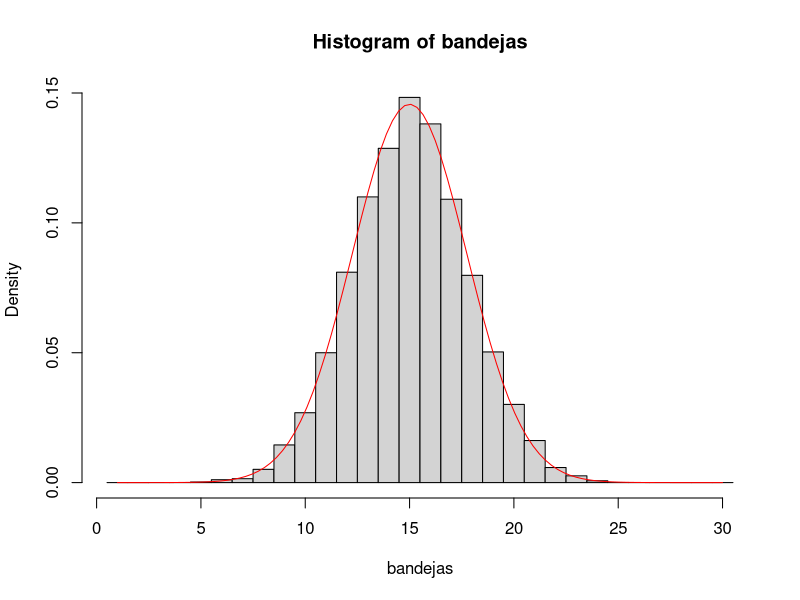

The R source for this figure:
## ---- chunk 1
bolitas <- 10000 # catidad de bolitas
n <- 30          # numero de niveles
p <- .5          # probabilidad de decision
bandejas <- replicate(bolitas, # el numero de bolitas o trayectorias
                      sum( sample(c(0,1), n, prob=c(0.5, 0.5), replace = TRUE) )) # suma sobre cada trayectoria
## ---- chunk 2
hist(bandejas,               # distribucion del resultado de las bandejas
     prob = TRUE, 			     # graficamos proporciones de las frecuencias
     breaks = c(0:n+1)-0.5)  # resto 0.5 para centrar las clases en cada bandeja
x <- seq(1,30, length.out = 100)				        # generamos 100 puntos en el rango
y <- dnorm(x, mean = n*p, sd = sqrt(n*p*(1-p))) # Funcion de dencidad de la normal 
lines(x, y, col = "red") # dibujamos la curva de la normal en rojo
